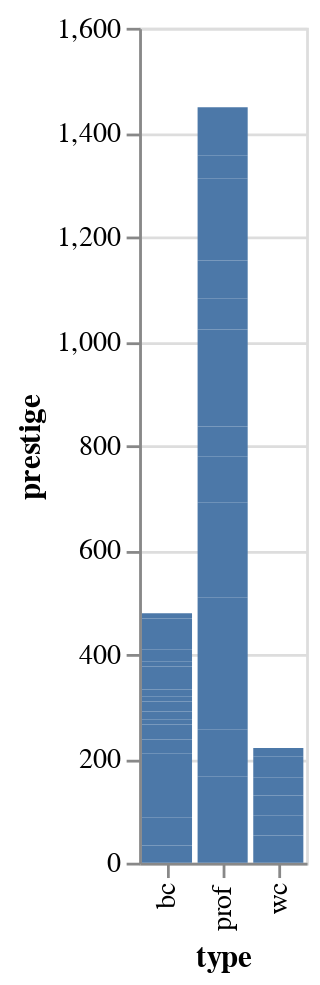

The cell this chart's notebook holds for it:
### Markdown cell above
Grammar of Graphics
<ul>
    <li> Data
    <li> Aesthetics
    <li> Scale
    <li> Statistical Transformation
    <li> Geometric objects
    <li> facets
    <li> Coordinate system
</ul>

### Code cell
alt.Chart(df2).mark_bar().encode(x="type",
                                y="prestige")

### Figure 1 — Vega-Lite specification as saved in the notebook (floating-point values rounded to 4 significant figures)
{"config": {"view": {"continuousWidth": 400, "continuousHeight": 300}}, "data": {"name": "data-4f7ef30b90dfc3969a3586b706e0552a"}, "mark": "bar", "encoding": {"x": {"field": "type", "type": "nominal"}, "y": {"field": "prestige", "type": "quantitative"}}, "$schema": "https://vega.github.io/schema/vega-lite/v4.17.0.json", "datasets": {"data-4f7ef30b90dfc3969a3586b706e0552a": [{"type": "prof", "income": 62, "education": 86, "prestige": 82}, {"type": "prof", "income": 72, "education": 76, "prestige": 83}, {"type": "prof", "income": 75, "education": 92, "prestige": 90}, {"type": "prof", "income": 55, "education": 90, "prestige": 76}, {"type": "prof", "income": 64, "education": 86, "prestige": 90}, {"type": "prof", "income": 21, "education": 84, "prestige": 87}, {"type": "prof", "income": 64, "education": 93, "prestige": 93}, {"type": "prof", "income": 80, "education": 100, "prestige": 90}, {"type": "wc", "income": 67, "education": 87, "prestige": 52}, {"type": "prof", "income": 72, "education": 86, "prestige": 88}, {"type": "prof", "income": 42, "education": 74, "prestige": 57}, {"type": "prof", "income": 76, "education": 98, "prestige": 89}, {"type": "prof", "income": 76, "education": 97, "prestige": 97}, {"type": "prof", "income": 41, "education": 84, "prestige": 59}, {"type": "prof", "income": 48, "education": 91, "prestige": 73}, {"type": "wc", "income": 76, "education": 34, "prestige": 38}, {"type": "prof", "income": 53, "education": 45, "prestige": 76}, {"type": "prof", "income": 60, "education": 56, "prestige": 81}, {"type": "prof", "income": 42, "education": 44, "prestige": 45}, {"type": "prof", "income": 78, "education": 82, "prestige": 92}, {"type": "wc", "income": 29, "education": 72, "prestige": 39}, {"type": "wc", "income": 48, "education": 55, "prestige": 34}, {"type": "wc", "income": 55, "education": 71, "prestige": 41}, {"type": "wc", "income": 29, "education": 50, "prestige": 16}, {"type": "bc", "income": 21, "education": 23, "prestige": 33}, {"type": "bc", "income": 47, "education": 39, "prestige": 53}, {"type": "bc", "income": 81, "education": 28, "prestige": 67}, {"type": "bc", "income": 36, "education": 32, "prestige": 57}, {"type": "bc", "income": 22, "education": 22, "prestige": 26}, {"type": "bc", "income": 44, "education": 25, "prestige": 29}, {"type": "bc", "income": 15, "education": 29, "prestige": 10}, {"type": "bc", "income": 7, "education": 7, "prestige": 15}, {"type": "bc", "income": 42, "education": 26, "prestige": 19}, {"type": "bc", "income": 9, "education": 19, "prestige": 10}, {"type": "bc", "income": 21, "education": 15, "prestige": 13}, {"type": "bc", "income": 21, "education": 20, "prestige": 24}, {"type": "bc", "income": 16, "education": 26, "prestige": 20}, {"type": "bc", "income": 16, "education": 28, "prestige": 7}, {"type": "bc", "income": 9, "education": 17, "prestige": 3}, {"type": "bc", "income": 14, "education": 22, "prestige": 16}, {"type": "bc", "income": 12, "education": 30, "prestige": 6}, {"type": "bc", "income": 17, "education": 25, "prestige": 11}, {"type": "bc", "income": 7, "education": 20, "prestige": 8}, {"type": "bc", "income": 34, "education": 47, "prestige": 41}, {"type": "bc", "income": 8, "education": 32, "prestige": 10}]}}
